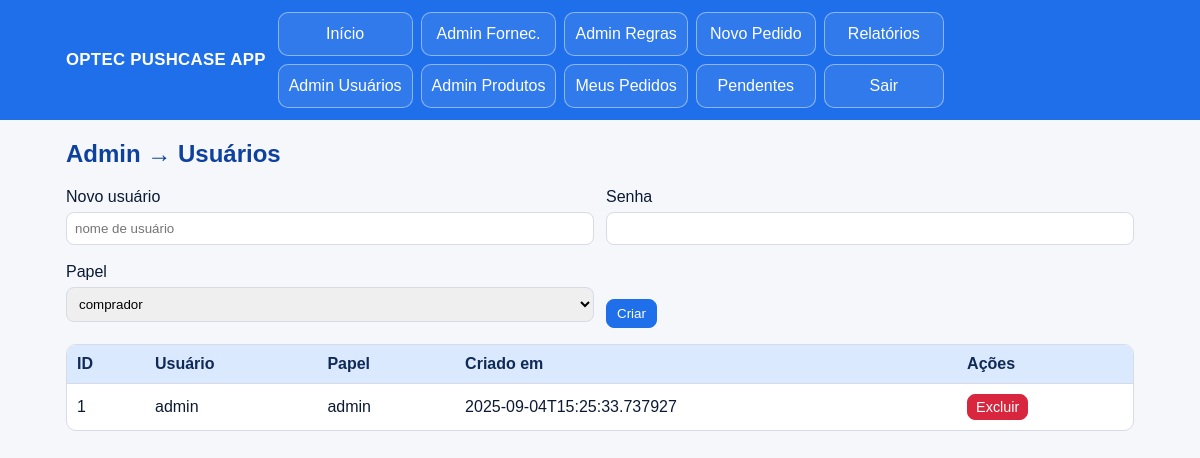
Page /admin/users (signed in) on the committed database.
### tables this page shows
CREATE TABLE users (
            id INTEGER PRIMARY KEY AUTOINCREMENT,
            username TEXT UNIQUE NOT NULL,
            password_hash TEXT NOT NULL,
            role TEXT NOT NULL CHECK(role in ('admin','comprador','pagador')),
            created_at TEXT NOT NULL
        );

### app.py (the view)
@app.route("/admin/users")
def admin_users():
    if require_role("admin"): return require_role("admin")
    users = db_all("SELECT id, username, role, created_at FROM users ORDER BY id")
    return render_template("admin_users.html", users=users)

### app.py (called while the page is built)
def db_all(sql, **params):
    with engine.connect() as conn:
        return conn.execute(text(sql), params).mappings().all()

def db_one(sql, **params):
    with engine.connect() as conn:
        return conn.execute(text(sql), params).mappings().first()

def current_user():
    uid = session.get("user_id")
    if not uid:
        return None
    u = db_one("SELECT * FROM users WHERE id=:id", id=uid)
    return u

def require_role(*roles):
    u = current_user()
    if not u or u["role"] not in roles:
        flash("Acesso negado.", "error")
        return redirect(url_for("index"))

@app.context_processor
def inject_globals():
    return {"now": datetime.utcnow(), "role": session.get("role"), "user": current_user(), "app_name": APP_NAME}

### templates/admin_users.html (shortened to what this page needs)
{% extends "base.html" %}
{% block content %}
<h2>Admin → Usuários</h2>
<form method="post" action="{{ url_for('admin_users_create') }}" class="grid" style="margin-bottom:16px;">
  <div>
    <label>Novo usuário</label>
    <input name="username" placeholder="nome de usuário" required>
  </div>
  <div>
    <label>Senha</label>
    <input name="password" type="password" required>
  </div>
  <div>
    <label>Papel</label>
    <select name="role">
      <option value="comprador">comprador</option>
    </select>
  </div>
  <div style="display:flex; align-items:flex-end;">
    <button class="btn primary">Criar</button>
  </div>
</form>
<table>
  <tr><th>ID</th><th>Usuário</th><th>Papel</th><th>Criado em</th><th>Ações</th></tr>
  {% for u in users %}
  <tr>
    <td>{{ u.id }}</td>
    <td>{{ u.username }}</td>
    <td>{{ u.role }}</td>
    <td class="muted">{{ u.created_at }}</td>
    <td>
      <form method="post" action="{{ url_for('admin_users_delete', uid=u.id) }}" class="inline" onsubmit="return confirm('Excluir usuário {{u.username}}?');">
        <button class="btn danger small">Excluir</button>
      </form>
    </td>
  </tr>
  {% endfor %}
</table>
{% endblock %}

### templates/base.html (style rules this page uses)
:root { --azul:#1f6feb; --azul-escuro:#0d419d; --azul-claro:#dbe9ff; --txt:#0b1a33; --cinza:#f5f7fb; --borda:#d6dbe6; }
* { box-sizing:border-box; }
body { font-family: Arial, sans-serif; margin:0; padding:0; background:var(--cinza); color:var(--txt); }
table { border-collapse:separate; border-spacing:0; width:100%; background:#fff; border:1px solid var(--borda); border-radius:10px; overflow:hidden; }
th, td { border-bottom:1px solid var(--borda); padding:10px; text-align:left; }
th { background:var(--azul-claro); color:#102a56; }
tr:last-child td { border-bottom:none; }
.btn { display:inline-block; padding:6px 10px; border:1px solid var(--borda); border-radius:8px; background:#fff; cursor:pointer; text-decoration:none; }
.btn.primary { background:var(--azul); color:#fff; border-color:var(--azul); }
.btn.danger { background:#d7263d; color:#fff; border-color:#d7263d; }
.btn.small { font-size:0.9em; padding:4px 8px; }
.grid { display:grid; grid-template-columns:1fr 1fr; gap:12px; }
textarea, input, select { width:100%; padding:8px; margin:6px 0; border:1px solid var(--borda); border-radius:8px; }
h2 { color:#0d419d; }

### rows in the picture
users: username "admin", role "admin", created_at "2025-09-04T15:25:33.737927"

### other values in the picture
{{ u.id }} "1"
